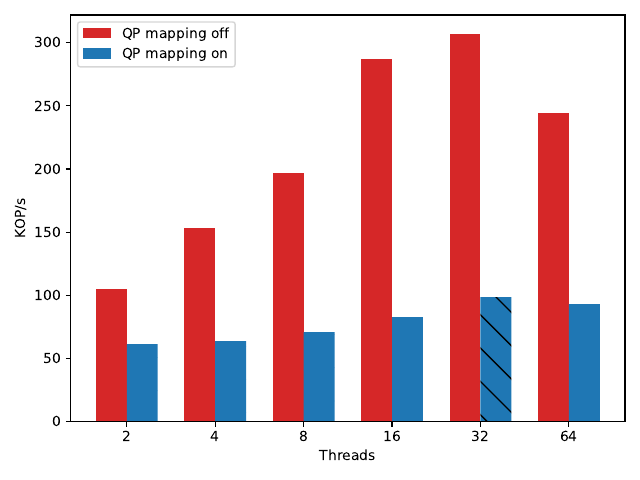

Recreate this plot in Python.

import matplotlib
import matplotlib.pyplot as plt
import numpy as np


#labels = ['1', '2', '4', '8', '16', '24','32']



def div_thousand (list):
    return [val /1000.0 for val in list]


labels=['2','4','8','16','32','64']
map_on=[61403,63782,70417,82370,98014,93028]
map_off=[104786,153514,196951,286878,306535,244274]

treatment=div_thousand(map_on)
control = div_thousand(map_off)

treatment_label= 'QP mapping on'
control_label='QP mapping off'
figure_name='00_baseline'

x = np.arange(len(labels))  # the label locations
width = 0.35  # the width of the bars

fig, ax = plt.subplots()
rects2 = ax.bar(x - width/2, control, width, label=control_label,
        color='tab:red')
rects1 = ax.bar(x + width/2, treatment, width, label=treatment_label, color='tab:blue', hatch='\\')

# Add some text for labels, title and custom x-axis tick labels, etc.
ax.set_ylabel('KOP/s')
#ax.set_title('Clover YCSB-A (50% write)')
ax.set_xticks(x)
ax.set_xticklabels(labels)
ax.set_xlabel("Threads");
ax.legend()

fig.tight_layout()
plt.savefig(figure_name+'.pdf')
plt.savefig(figure_name+'.png')
plt.show()